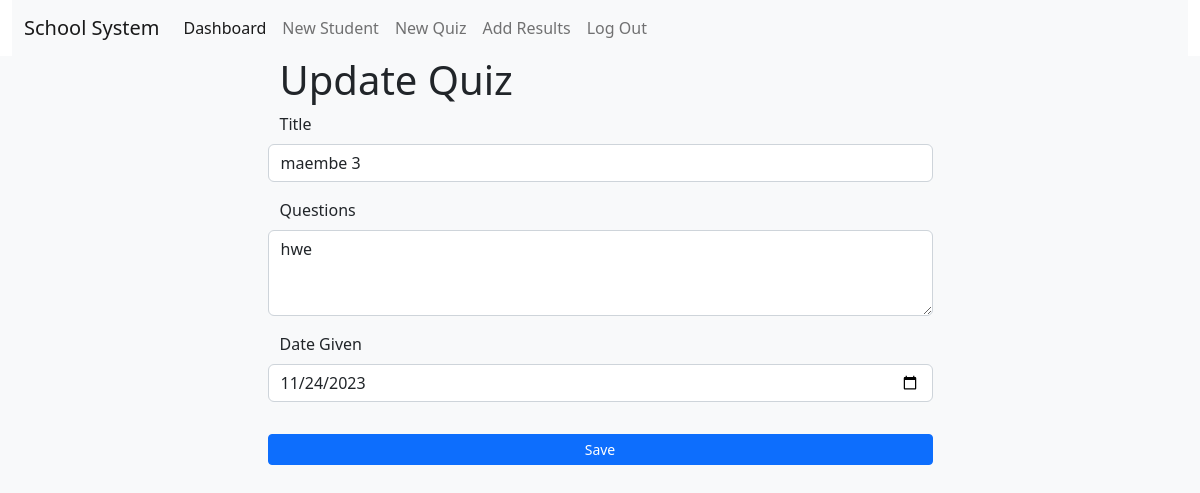
Screenshot of /quiz/1/update (signed in) with the database file from the repository.
### tables this page shows
CREATE TABLE Quizes(
    id INTEGER PRIMARY KEY AUTOINCREMENT,
    -- user_id INTEGER NOT NULL,
    created TIMESTAMP NOT NULL DEFAULT CURRENT_TIMESTAMP,
    title TEXT NOT NULL,
    questions TEXT NOT NULL,
    date_given DATE NOT NULL
    -- complete BOOLEAN NOT NULL DEFAULT FALSE,

    -- FOREIGN KEY (user_id) REFERENCES user (id)
);

### class_app.py (the view, shortened to what this page needs)
@bp.route("/quiz/<int:id>/update", methods=("GET", "POST"))
@login_required
def update_quiz(id):
    quiz = get_quiz(id)
    return render_template("class/update_quiz.html", quiz=quiz)

### auth.py (called while the page is built)
@bp.before_app_request
def load_logged_in_user():
    user_id = session.get("user_id")
    if user_id is None:
        g.user = None
    else:
        g.user = (
            get_db().execute("SELECT * FROM user WHERE id = ?", (user_id,)).fetchone()
        )

def login_required(view):
    @functools.wraps(view)
    def wrapped_view(**kwargs):
        if g.user is None:
            return redirect(url_for("auth.login"))
        return view(**kwargs)
    return wrapped_view

### class_app.py (called while the page is built)
def get_quiz(id, check_author=True):
    quiz = (
        get_db()
        .execute(
            "SELECT * FROM Quizes WHERE id = ?",
            (id,),
        )
        .fetchone()
    )
    if quiz is None:
        abort(404, f" Quiz id {id} doesn't exist.")
    return quiz

### db.py (called while the page is built)
def get_db():
    if "db" not in g:
        g.db = sqlite3.connect(
            current_app.config["DATABASE"], detect_types=sqlite3.PARSE_DECLTYPES
        )
        g.db.row_factory = sqlite3.Row
    return g.db

### templates/class/update_quiz.html
{% extends 'base.html' %}
{% block content %}
<div class="container">
  <div class="row">
    <div class="col-md-7 mx-auto">
      <h1>Update Quiz</h1>
      <form method="post">
        <div class="mb-3 row">
          <label for="title" class="form-label">Title</label>
          <input name="title" class="form-control" id="title" value="{{ request.form['title'] or quiz['title'] }}" required>
        </div>
        <div class="mb-3 row">
          <label for="questions" class="form-label">Questions</label>
          <textarea class="form-control" name="questions" id="questions" rows="3" required>{{ request.form['questions'] or quiz['questions'] }}</textarea>
        </div>
        <div class="mb-3 row">
          <label for="date_given" class="form-label">Date Given</label>
          <input type="date" name="date_given" class="form-control" id="date_given" value="{{ request.form['date_given'] or quiz['date_given'] }}" required>
        </div>
        <div class="mb-3 row pt-3">
          <input class="btn btn-sm btn-primary" type="submit" value="Save">
        </div>
      </form>
    </div>
  </div>
</div>
{% endblock %}

### rows the page displays
Quizes: title "maembe 3", questions "hwe", date_given "11/24/2023"
